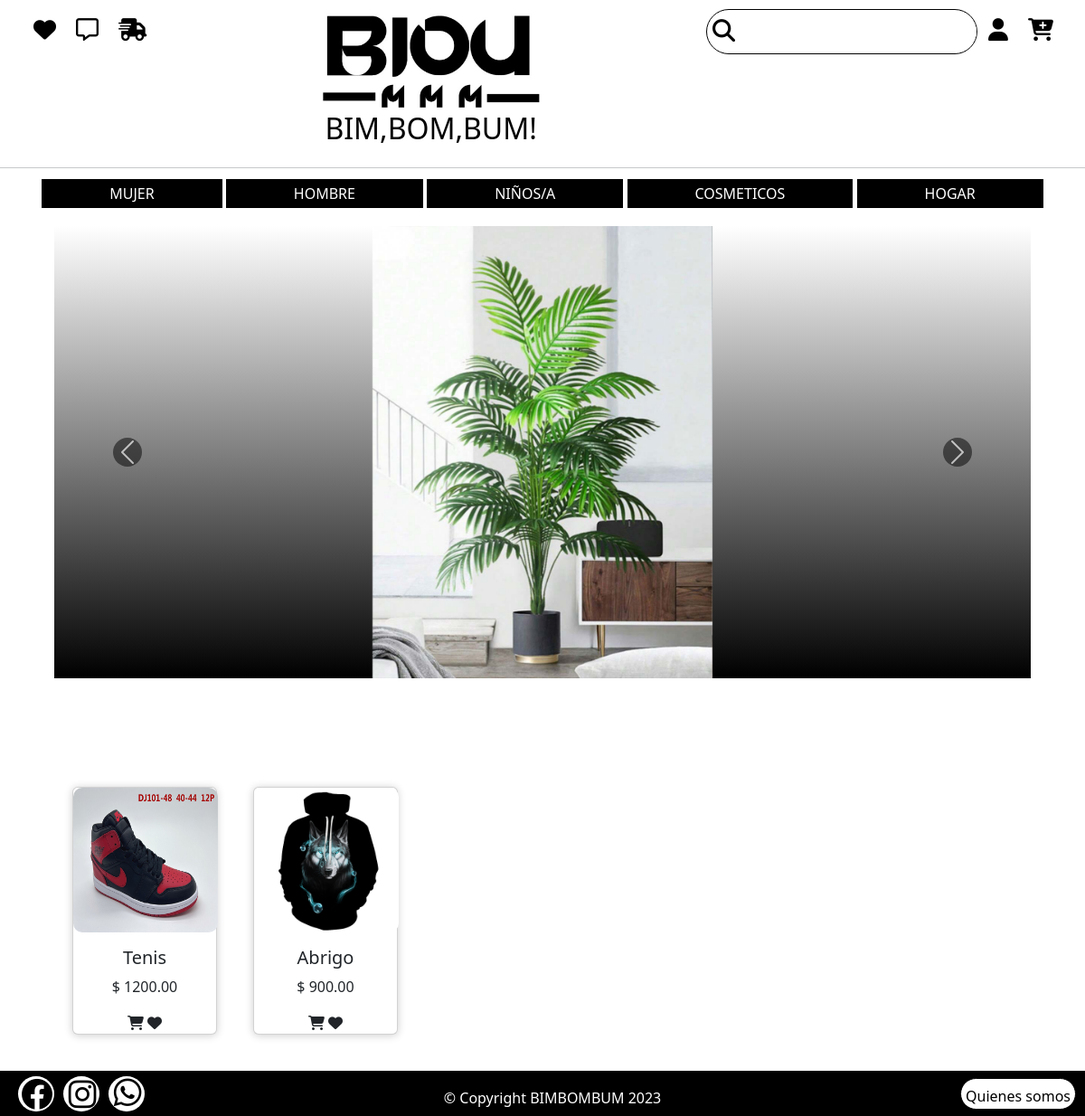
The app's page /usuario/cardhombres/ with its own data.
### usuario/models.py (models this page shows, shortened)
class Producto(models.Model):
    id_producto = models.AutoField(primary_key= True)
    nombre = models.CharField(max_length=100)
    descripcion = models.CharField(max_length=200)
    zise1 = models.CharField(max_length=10)
    colores = models.CharField(max_length=200)
    imagen = models.ImageField(upload_to='static/')
    categoria = models.ForeignKey(Categoria,on_delete=models.CASCADE)
    precio = models.DecimalField(max_digits=10,decimal_places=2, default='')
    stock = models.IntegerField(default=0)
    activo = models.BooleanField(default=True)

### usuario/views.py (the view)
# urls.py: path('cardhombres/', views.cardhombres_view.as_view(), name='cardhombres'),
class cardhombres_view(View):
    def get(self, request):
        producto_hombre = Producto.objects.filter(categoria=1, activo=True)  # El 1 es el id de la categoria hombre
        producto_hombre_r = list(producto_hombre)[::-1]
        prueva = Producto.objects.order_by('-id_producto')[:3]
        return render(request, 'pantallas_usuarios/cardhombres.html', {'producto_hombre_r': producto_hombre_r, 'prueva':prueva})

### Template/pantallas_usuarios/cardhombres.html (shortened to what this page needs)
{% extends "app.html"%}
{% load static %}
{% block content %}
    <link href="https://cdn.jsdelivr.net/npm/bootstrap@5.3.0/dist/css/bootstrap.min.css" rel="stylesheet"
>
    <link rel="stylesheet" href="https://cdnjs.cloudflare.com/ajax/libs/font-awesome/6.4.0/css/all.min.css">
    <link rel="stylesheet" href="/static/card.css">
{% include "carrusel.html" %}
    <section class="seccion_ropa">
        <div class="contenedor">
            {% for productoHombre in producto_hombre_r %}
                    <div class="card">
                        <figure>
                            <a href="{% url 'detallesProductos' productoHombre.id_producto%}">
                                <img src="{{ productoHombre.imagen.url }}  " alt="{{ productoHombre.nombre }}">
                            </a>
                        </figure>
                        <h5>{{ productoHombre.nombre }}</h5>
                        <div class="inform">
                            <p class="precio">$ {{ productoHombre.precio }}</p>
                            <i class="fa-solid fa-cart-shopping"></i>
                            <i class="fa-solid fa-heart"></i>
                        </div>
                    </div>
            {% endfor %}
        </div>
    </section>
    {% endblock %}

### Template/carrusel.html (shortened to what this page needs)
{% load static %}
    <link rel="stylesheet" href="">
    <link href="https://cdn.jsdelivr.net/npm/bootstrap@5.3.0/dist/css/bootstrap.min.css" rel="stylesheet"
>
        <link rel="stylesheet" href="/static/carrusel.css">
        <div id="carouselExample" class="carousel slide">
            <div class="carousel-inner">
            {% for carrus in prueva %}
              <div class="carousel-item {% if forloop.first %}active{% endif %}">
                <img src="{{carrus.imagen.url}}" class="d-block w-100" alt="{{carrus.nombre}}">
              </div>
            {% endfor %}
            </div>
                <button class="carousel-control-prev" type="button" data-bs-target="#carouselExample" data-bs-slide="prev">
                <span class="carousel-control-prev-icon" aria-hidden="true"></span>
                </button>
                <button class="carousel-control-next" type="button" data-bs-target="#carouselExample" data-bs-slide="next">
                <span class="carousel-control-next-icon" aria-hidden="true"></span>
                </button>
        </div>

### static/app.css (style rules this page uses)
* { margin: 0; padding: 0; box-sizing: border-box; }
body { position: relative; padding-bottom: 50px; min-height: 100vh; }

### static/cabecera.css (style rules this page uses)
* { margin: 0; padding: 0; box-sizing: border-box; }
a { text-decoration: none; }

### static/card.css (style rules this page uses)
.seccion_ropa { margin-top: 100px; margin-bottom: 20px; }
.contenedor { width: 90%; margin: auto; }
.contenedor { display: flex; flex-wrap: wrap; max-width: 1100px; margin-top: 40px; text-align: center; align-items: center; }
.card { width: 10rem; margin: 20px; border-radius: 10px; background: #ffffff; box-shadow: 0px 1px 10px rgba(0,0,0,0.2); cursor: default; transition: all 400ms ease; }
figure img { width: 10rem; height: 10rem; border-radius: 10px; }
i { transition: all 400ms ease; }

### static/carrusel.css (style rules this page uses)
.carousel { width: 90%; min-width: 1000px; margin: auto; background: linear-gradient(#ffffff,#000000); }
.carousel-item { width: 100%; height: 500px; position: relative; }
.d-block { width: 100%; height: 100%; object-fit: contain; object-position: center; }
.carousel-control-prev-icon { border-radius: 50px; background-color: #000000; }
.carousel-control-next-icon { border-radius: 50px; background-color: #000000; }

### static/pie.css (style rules this page uses)
a { margin-bottom: 0; text-decoration: none; color: black; }

### records on screen
Producto: imagen (picture)
Producto: imagen (picture), nombre "Tenis", precio "1200.00"
Producto: imagen (picture), nombre "Abrigo", precio "900.00"
